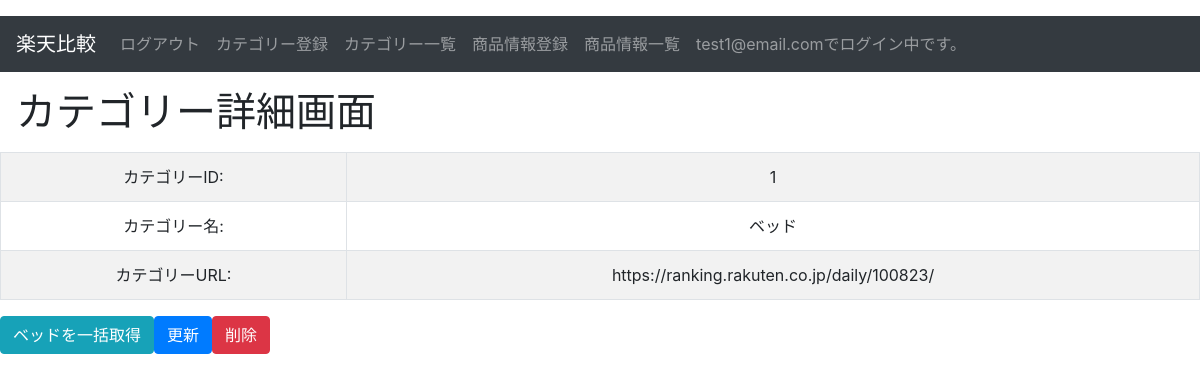
Screenshot of /rakuten/detail_category/1 (signed in) with the database file from the repository.
### rakuten/models.py (models this page shows, shortened)
class Users(AbstractBaseUser, PermissionsMixin):
    cretate_at = models.DateTimeField('登録日', auto_now_add=True)
    update_at = models.DateTimeField('更新日', auto_now=True)
    username = models.CharField(max_length=150)
    email = models.EmailField(max_length=255, unique=True)
    is_active = models.BooleanField(default=True)
    is_staff = models.BooleanField(default=False)
    USERNAME_FIELD = 'email'
    REQUIRED_FIELDS = ['username']
    objects = UserManager()

class Categories(models.Model):
    cretate_at = models.DateTimeField('登録日', auto_now_add=True)
    update_at = models.DateTimeField('更新日', auto_now=True)
    name = models.CharField('カテゴリー', max_length=20)
    url = models.URLField('URL')
    user = models.ForeignKey(
        Users, on_delete=models.CASCADE,
    )
    class Meta:
        db_table = 'categories'

### rakuten/views.py (the view, shortened to what this page needs)
# urls.py: path('detail_category/<int:pk>', CategoryDetailView.as_view(), name='detail_category'),
class CategoryDetailView(LoginRequiredMixin, DetailView):
    model = Categories
    template_name = 'detail_category.html'
    success_url = reverse_lazy('rakuten:product_list')

### rakuten/templates/detail_category.html (shortened to what this page needs)
<!doctype html>
{% extends "base.html" %}
{% load humanize %}
{% load static %}
{% block content %}
<body>
<div>
    <h1 class="my-3 ml-3">カテゴリー詳細画面</h1>
    <table class="table table-striped table table-bordered">
        <tbody align="center">
            <tr>
                <td>カテゴリーID:</td>
                <td>{{ object.id }}</td>
            </tr>
            <tr>
                <td>カテゴリー名:</td>
                <td>{{ object.name }}</td>
            </tr>
            <tr>
                <td>カテゴリーURL:</td>
                <td>{{ object.url }}</td>
            </tr>
        </tbody>
    </table>
    <form method="post" style="display:inline-flex">
        <p><input class="btn btn-info" type="submit" value="{{ object.name }}を一括取得"></p>
        <p><a class="btn btn-primary"  href="{% url 'rakuten:update_category' object.id %}">更新</a></p>
        <p><a class="btn btn-danger"  href="{% url 'rakuten:delete_category' object.id %}">削除</a></p>
    </form>
</div>
</body>
{% endblock %}

### rakuten/templates/base.html (shortened to what this page needs)
<!doctype html>
<html lang="ja">
<head>
    <link rel="stylesheet" href="https://stackpath.bootstrapcdn.com/bootstrap/4.1.3/css/bootstrap.min.css">
</head>
<body>
    <nav class="navbar navbar-expand-sm navbar-dark bg-dark mt-3 mb-3">
        <a class="navbar-brand" href="{% url 'rakuten:home' %}">楽天比較</a>
        <div class="collapse navbar-collapse">
            <ul class="navbar-nav">
                {% if user.is_authenticated %}
                    <li class="nav-item">
                        <a class="nav-link" href="{% url 'rakuten:user_logout' %}">ログアウト</a>
                    </li>
                    <li class="nav-item">
                        <a class="nav-link" href="{% url 'rakuten:category_form' %}">カテゴリー登録</a>
                    </li>
                    <li class="nav-item">
                        <a class="nav-link" href="{% url 'rakuten:category_list' %}">カテゴリー一覧</a>
                    </li>
                    <li class="nav-item">
                        <a class="nav-link" href="{% url 'rakuten:product_form' %}">商品情報登録</a>
                    </li>
                    <li class="nav-item">
                        <a class="nav-link" href="{% url 'rakuten:product_list' %}">商品情報一覧</a>
                    </li>
                    <li class="nav-item">
                        <a class="nav-link" href="{% url 'rakuten:product_list' %}">{{ user.get_username }}でログイン中です。</a>
                    </li>
                {% endif %}
            </ul>
        </div>
    </nav>
     {% block content %}{% endblock %}
</body>
</html>

### rows the page displays
Users: get_username "test1@email.com"
Categories: id "1", name "ベッド", url "https://ranking.rakuten.co.jp/daily/100823/", name "ベッドを一括取得"
